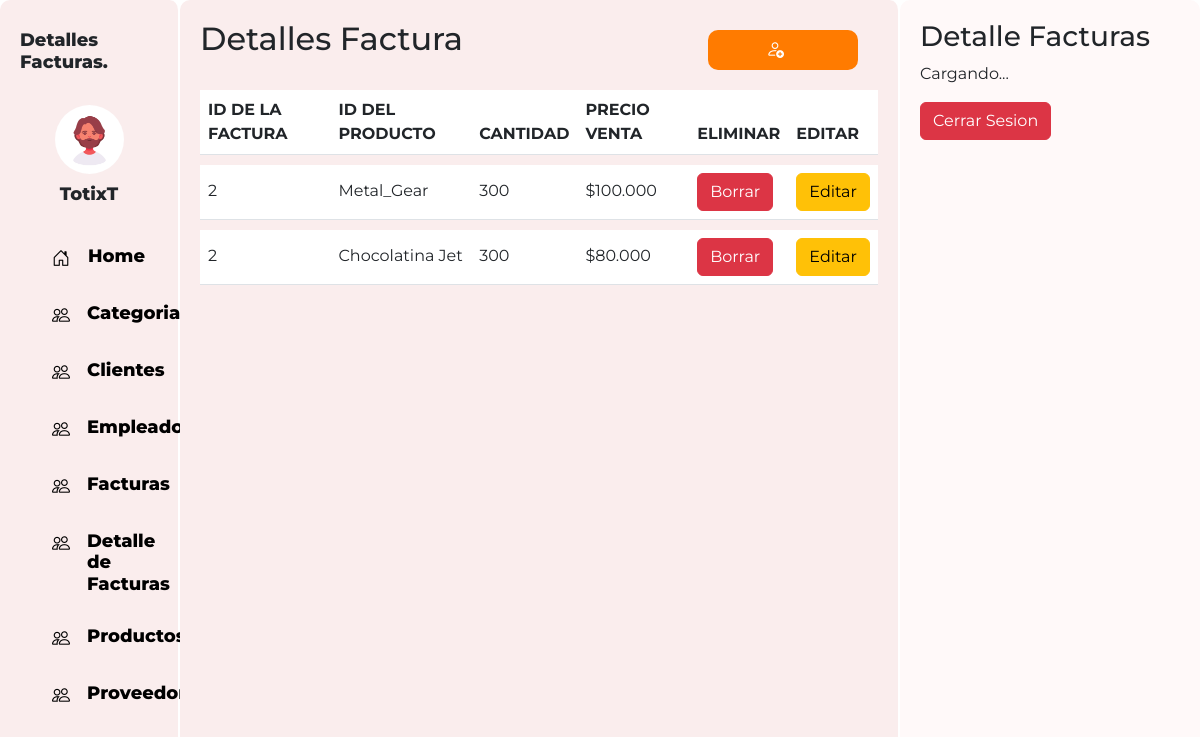
Screenshot of /Detalles/detalles.php (signed in) with the database file from the repository.
### tables this page shows
CREATE TABLE `facturasDetalle` (
  `Detalles_ID` int PRIMARY KEY AUTO_INCREMENT NOT NULL,
  `Facturas_ID` int NOT NULL,
  `Productos_ID` int NOT NULL,
  `Cantidad` int NOT NULL,
  `PrecioVenta` VARCHAR(60) NOT NULL,
  FOREIGN KEY (`Facturas_ID`) REFERENCES `facturas`(`Facturas_ID`),
  FOREIGN KEY (`Productos_ID`) REFERENCES `productos`(`Productos_ID`)
);

CREATE TABLE `facturas` (
  `Facturas_ID` int PRIMARY KEY AUTO_INCREMENT NOT NULL,
  `Empleados_ID` int NOT NULL,
  `Clientes_ID` int NOT NULL,
  `Fecha` date NOT NULL,
  FOREIGN KEY (`Empleados_ID`) REFERENCES `empleados`(`Empleados_ID`),
  FOREIGN KEY (`Clientes_ID`) REFERENCES `clientes`(`Clientes_ID`)
);

CREATE TABLE `productos` (
  `Productos_ID` int PRIMARY KEY AUTO_INCREMENT NOT NULL,
  `Categoria_ID` int NOT NULL,
  `Proveedor_ID` int NOT NULL,
  `Productos_Nombre` varchar(60) NOT NULL,
  `Precio_Unitario` varchar(30) NOT NULL,
  `Stock` int NOT NULL,
  `UnidadesPedidas` int NOT NULL,
  `Descontinuado` VARCHAR(10) NOT NULL,
  FOREIGN KEY (`Categoria_ID`) REFERENCES `categoria`(`Categoria_ID`),
  FOREIGN KEY (`Proveedor_ID`) REFERENCES `proveedor`(`Proveedor_ID`)
);

### Detalles/detalle.php (called while the page is built, shortened)
<?php
    class Detalle{
        protected $dbCnx;
        public function __construct($Detalles_ID=0,$Facturas_ID=0,$Productos_ID=0,$Cantidad=0,$PrecioVenta=""){
            $this->dbCnx = new PDO(DB_TYPE . ":host=" . DB_HOST . ";dbname=" . DB_NAME, DB_USER, DB_PWD, [PDO::ATTR_DEFAULT_FETCH_MODE => PDO::FETCH_ASSOC]);
        }
        public function selectAll(){
                try {
                 $stm = $this->dbCnx->prepare("SELECT facturasdetalle.Detalles_ID,facturas.Facturas_ID, productos.Productos_Nombre, facturasdetalle.Cantidad, facturasdetalle.PrecioVenta
                 FROM facturasdetalle
                 INNER JOIN facturas ON facturasdetalle.Facturas_ID = facturas.Facturas_ID
                 INNER JOIN productos ON facturasdetalle.Productos_ID = productos.Productos_ID;");
                 $stm->execute();
                 return $stm->fetchAll();
            } catch (Exception $e) {
                $e -> getMessage();
            }
        }
    }
?>

### Detalles/detalles.php (the view, shortened to what this page needs)
<?php
  require_once("detalle.php");
  $data = new Detalle();
  $all = $data->selectAll();
?>
<!DOCTYPE html>
<html>
<head>
  <link rel="stylesheet" href="https://cdn.jsdelivr.net/npm/bootstrap-icons@1.10.5/font/bootstrap-icons.css">
  <link href="https://cdn.jsdelivr.net/npm/bootstrap@5.3.0-alpha3/dist/css/bootstrap.min.css" rel="stylesheet"
>
  <link rel="stylesheet" type="text/css" href="../css/estudiantes.css">
</head>
<body>
  <div class="contenedor">
    <div class="parte-izquierda">
      <div class="perfil">
        <h3 style="margin-bottom: 2rem;">Detalles Facturas.</h3>
        <img src="../images/Diseño sin título.png" alt="" class="imagenPerfil">
        <h3><?php echo $_SESSION['Username']?></h3>
      </div>
      <div class="menus">
        <a href="../Home/home.php" style="display: flex;gap:2px;">
          <i class="bi bi-house-door"> </i>
          <h3 style="margin: 0px;font-weight: 800;">Home</h3>
        </a>
        <a href="../Categorias/categorias.php" style="display: flex;gap:1px;">
          <i class="bi bi-people"></i>
          <h3 style="margin: 0px;font-weight: 800;">Categorias</h3>
        </a>
        <a href="../Clientes/clientes.php" style="display: flex;gap:1px;">
          <i class="bi bi-people"></i>
          <h3 style="margin: 0px;font-weight: 800;">Clientes</h3>
        </a>
        <a href="../Empleados/empleados.php" style="display: flex;gap:1px;">
          <i class="bi bi-people"></i>
          <h3 style="margin: 0px;font-weight: 800;">Empleados</h3>
        </a>
        <a href="../Facturas/facturas.php" style="display: flex;gap:1px;">
          <i class="bi bi-people"></i>
          <h3 style="margin: 0px;font-weight: 800;">Facturas</h3>
        </a>
        <a href="../Detalles/detalles.php" style="display: flex;gap:1px;">
          <i class="bi bi-people"></i>
          <h3 style="margin: 0px;font-weight: 800;">Detalle de Facturas</h3>
        </a>
        <a href="../Productos/productos.php" style="display: flex;gap:1px;">
          <i class="bi bi-people"></i>
          <h3 style="margin: 0px;font-weight: 800;">Productos</h3>
        </a>
        <a href="../Proveedores/proveedores.php" style="display: flex;gap:1px;">
          <i class="bi bi-people"></i>
          <h3 style="margin: 0px;font-weight: 800;">Proveedores</h3>
        </a>
      </div>
    </div>
    <div class="parte-media">
      <div style="display: flex; justify-content: space-between;">
        <h2>Detalles Factura</h2>
        <button class="btn-m" data-bs-toggle="modal" data-bs-target="#registrarDetalles"><i class="bi bi-person-add " style="color: rgb(255, 255, 255);" ></i></button>
      </div>
      <div class="menuTabla contenedor2">
        <table class="table table-custom ">
          <thead>
            <tr>
              <th scope="col">ID DE LA FACTURA</th>
              <th scope="col">ID DEL PRODUCTO</th>
              <th scope="col">CANTIDAD</th>
              <th scope="col">PRECIO VENTA</th>
              <th scope="col">ELIMINAR</th>
              <th scope="col">EDITAR</th>
            </tr>
          </thead>
          <tbody class="" id="tabla">
            <?php
            foreach($all as $key=> $val){
            ?>
            <tr>
              <td><?php echo $val['Facturas_ID'] ?></td>
              <td><?php echo $val['Productos_Nombre'] ?></td>
              <td><?php echo $val['Cantidad'] ?></td>
              <td><?php echo $val['PrecioVenta'] ?></td>
              <td>
                <a class="btn btn-danger" href="borrarDetalles.php?Detalles_ID=<?=$val['Detalles_ID']?>&req=delete">Borrar</a>
              </td>
              <td>
                <a class="btn btn-warning" href="editarDetalles.php?Detalles_ID=<?=$val['Detalles_ID']?>">Editar</a>
              </td>
            </tr>
          </tbody>
        <?php
            }
            ?>
        </table>
      </div>
    </div>
    <div class="parte-derecho " id="detalles">
      <h3>Detalle Facturas</h3>
      <p>Cargando...</p>
      <form method="POST">
        <input class="btn btn-danger" type="submit" name="LogOut" id="LogOut" value="Cerrar Sesion">
      </form>
    </div>
</body>
</html>

### css/estudiantes.css (style rules this page uses)
body { font-family: 'Montserrat', sans-serif; height: 100%; overflow: hidden; }
.contenedor { display: flex; flex-direction: row; height: 100vh; margin: 0; }
.contenedor2 { overflow: auto; height: calc(100vh - 100px); }
.parte-media { background-color: #faeded; width: 60%; padding: 20px; border-radius: 10px; border-right: 2px solid rgb(255, 255, 255); }
.parte-derecho { background-color: #fff9f9; width: 25%; padding: 20px; border-radius: 10px; }
.imagenPerfil { border-radius: 100%; width: 50%; height: 50%; }
.perfil { display: flex; justify-content: center; align-items: center; flex-direction: column; font-size:large; font-weight: 800; }
.perfil h3 { font-size:large; font-weight: 800; margin-top: 10px; }
a { text-decoration: none; font-weight: lighter; color: black; }
.menus { padding-left: 2rem; margin-top: 2rem; display: flex; flex-direction: column; justify-content: center; gap: 30px; }
.menus h3 { font-weight: lighter; font-size:large }
i { margin-right: 1rem; font-size: large; }
.btn-m { border: none; background: none; box-shadow: none; outline: none; margin: 10px 20px 10px 20px; width: 150px; height: 40px; object-fit: cover; background-color: rgb(255, 123, 0); text-decoration: none; border-radius: 10PX; color: #fff9f9; font-weight: 800; }
.table>tbody { vertical-align: sub !important; }
.table-custom { border-collapse: separate; border-spacing: 0 10px; }
.table-custom tbody tr { background-color: #f0f0f0; border-radius: 15px; }
.parte-izquierda { background-color: #faeded; width: 15%; border-right: 2px solid rgb(255, 255, 255); padding: 20px; border-radius: 10px; }

### rows the page displays
facturasdetalle: Facturas_ID.Facturas_ID "2", Productos_ID.Productos_Nombre "Metal_Gear", Cantidad "300", PrecioVenta "$100.000"
facturasdetalle: Facturas_ID.Facturas_ID "2", Productos_ID.Productos_Nombre "Chocolatina Jet", Cantidad "300", PrecioVenta "$80.000"

### other values shown
$_SESSION['Username'] "TotixT"
